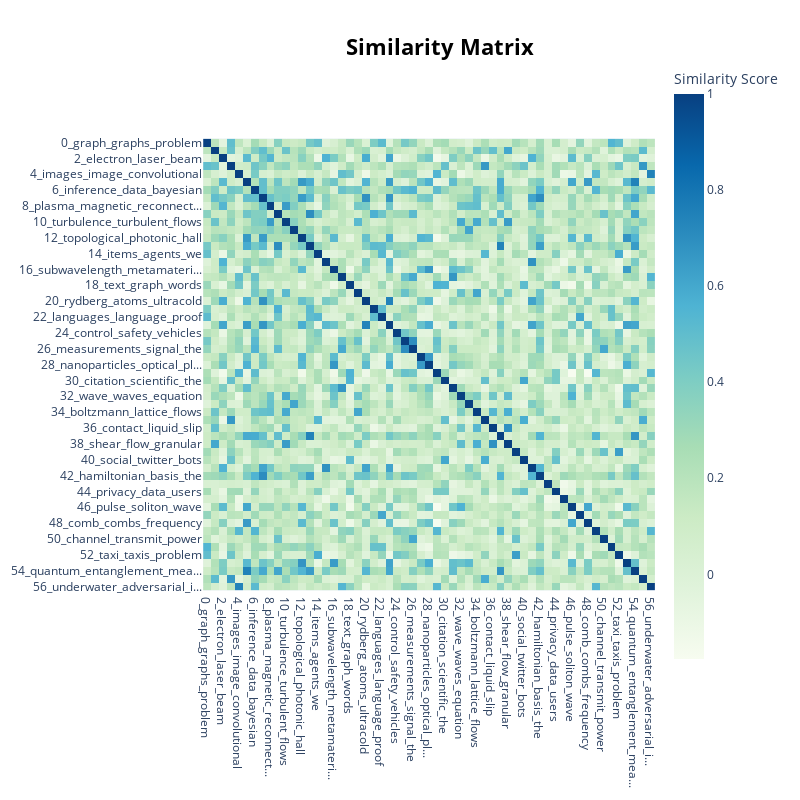

Notebook code cell kept with this figure:
### Code cell
topic_model.visualize_heatmap()

### Figure 1 — Plotly figure (JSON) as saved in the notebook; plotly's stock layout.template omitted (floating-point values rounded to 4 significant figures; data arrays with more than 128 entries replaced by an {"elided": "..."} marker saying what was removed)
{"data": [{"coloraxis": "coloraxis", "hovertemplate": "x: %{x}<br>y: %{y}<br>Similarity Score: %{z}<extra></extra>", "name": "0", "type": "heatmap", "x": ["0_graph_graphs_problem", "1_cell_cells_of", "2_electron_laser_beam", "3_networks_nodes_network", "4_images_image_convolutional", "5_quantum_photon_photons", "6_inference_data_bayesian", "7_the_for_of", "8_plasma_magnetic_reconnect...", "9_channel_quantum_channels", "10_turbulence_turbulent_flows", "11_gravity_the_relativity", "12_topological_photonic_hall", "13_quantum_classical_circuits", "14_items_agents_we", "15_detector_experiment_dark", "16_subwavelength_metamateri...", "17_imaging_reconstruction_i...", "18_text_graph_words", "19_numerical_method_methods", "20_rydberg_atoms_ultracold", "21_codes_code_linear", "22_languages_language_proof", "23_magnetic_spin_field", "24_control_safety_vehicles", "25_matrix_convex_problem", "26_measurements_signal_the", "27_graphene_plasmon_biosensor", "28_nanoparticles_optical_pl...", "29_classifier_classifiers_d...", "30_citation_scientific_the", "31_imaging_speckle_phasesum", "32_wave_waves_equation", "33_charge_field_electromagn...", "34_boltzmann_lattice_flows", "35_social_intergroup_actions", "36_contact_liquid_slip", "37_learning_quantum_machine", "38_shear_flow_granular", "39_cloud_mobile_network", "40_social_twitter_bots", "41_nuclear_muonic_the", "42_hamiltonian_basis_the", "43_students_student_research", "44_privacy_data_users", "45_commutativity_timevaryin...", "46_pulse_soliton_wave", "47_semantics_execution_memory", "48_comb_combs_frequency", "49_learning_neural_stdp", "50_channel_transmit_power", "51_homology_invariants_orbits", "52_taxi_taxis_problem", "53_spin_vortices_momentum", "54_quantum_entanglement_mea...", "55_population_species_genot...", "56_underwater_adversarial_i..."], "xaxis": "x", "y": ["0_graph_graphs_problem", "1_cell_cells_of", "2_electron_laser_beam", "3_networks_nodes_network", "4_images_image_convolutional", "5_quantum_photon_photons", "6_inference_data_bayesian", "7_the_for_of", "8_plasma_magnetic_reconnect...", "9_channel_quantum_channels", "10_turbulence_turbulent_flows", "11_gravity_the_relativity", "12_topological_photonic_hall", "13_quantum_classical_circuits", "14_items_agents_we", "15_detector_experiment_dark", "16_subwavelength_metamateri...", "17_imaging_reconstruction_i...", "18_text_graph_words", "19_numerical_method_methods", "20_rydberg_atoms_ultracold", "21_codes_code_linear", "22_languages_language_proof", "23_magnetic_spin_field", "24_control_safety_vehicles", "25_matrix_convex_problem", "26_measurements_signal_the", "27_graphene_plasmon_biosensor", "28_nanoparticles_optical_pl...", "29_classifier_classifiers_d...", "30_citation_scientific_the", "31_imaging_speckle_phasesum", "32_wave_waves_equation", "33_charge_field_electromagn...", "34_boltzmann_lattice_flows", "35_social_intergroup_actions", "36_contact_liquid_slip", "37_learning_quantum_machine", "38_shear_flow_granular", "39_cloud_mobile_network", "40_social_twitter_bots", "41_nuclear_muonic_the", "42_hamiltonian_basis_the", "43_students_student_research", "44_privacy_data_users", "45_commutativity_timevaryin...", "46_pulse_soliton_wave", "47_semantics_execution_memory", "48_comb_combs_frequency", "49_learning_neural_stdp", "50_channel_transmit_power", "51_homology_invariants_orbits", "52_taxi_taxis_problem", "53_spin_vortices_momentum", "54_quantum_entanglement_mea...", "55_population_species_genot...", "56_underwater_adversarial_i..."], "yaxis": "y", "z": {"elided": "57x57 float values"}}], "layout": {"coloraxis": {"colorbar": {"title": {"text": "Similarity Score"}}, "colorscale": [[0, "rgb(247,252,240)"], [0.125, "rgb(224,243,219)"], [0.25, "rgb(204,235,197)"], [0.375, "rgb(168,221,181)"], [0.5, "rgb(123,204,196)"], [0.625, "rgb(78,179,211)"], [0.75, "rgb(43,140,190)"], [0.875, "rgb(8,104,172)"], [1, "rgb(8,64,129)"]]}, "height": 800, "hoverlabel": {"bgcolor": "white", "font": {"family": "Rockwell", "size": 16}}, "legend": {"title": {"text": "Trend"}}, "margin": {"t": 60}, "showlegend": true, "title": {"font": {"color": "Black", "size": 22}, "text": "<b>Similarity Matrix</b>", "x": 0.55, "xanchor": "center", "y": 0.95, "yanchor": "top"}, "width": 800, "xaxis": {"anchor": "y", "constrain": "domain", "domain": [0, 1], "scaleanchor": "y"}, "yaxis": {"anchor": "x", "autorange": "reversed", "constrain": "domain", "domain": [0, 1]}}}
